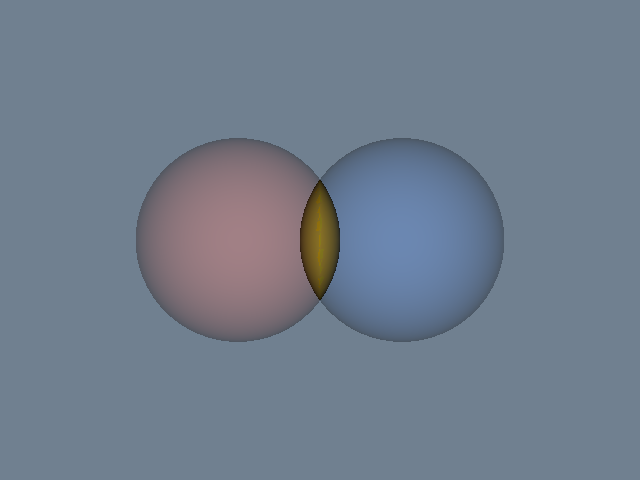

Python code for this plot:
#!/usr/bin/env python

# Demonstrate vtkLoopBooleanPolyDataFilter to compute the boolean
# intersection of two overlapping spheres.

# Factory overrides: importing these modules registers the OpenGL rendering
# and interaction style implementations for vtkRenderingCore factory classes.
import vtkmodules.vtkInteractionStyle  # noqa: F401
import vtkmodules.vtkRenderingOpenGL2  # noqa: F401

# VTK pipeline classes used in this example
from vtkmodules.vtkFiltersGeneral import vtkLoopBooleanPolyDataFilter
from vtkmodules.vtkFiltersSources import vtkSphereSource
from vtkmodules.vtkRenderingCore import (
    vtkActor,
    vtkPolyDataMapper,
    vtkRenderWindow,
    vtkRenderWindowInteractor,
    vtkRenderer,
)

# Colors (normalized RGB)
tomato_rgb = (0.980, 0.502, 0.447)
cornflower_blue_rgb = (0.392, 0.584, 0.929)
gold_rgb = (1.000, 0.843, 0.000)
slate_gray_rgb = (0.439, 0.502, 0.565)

# Source: left sphere
sphere_a = vtkSphereSource()
sphere_a.SetCenter(-0.4, 0, 0)
sphere_a.SetPhiResolution(64)
sphere_a.SetThetaResolution(64)

# Source: right sphere
sphere_b = vtkSphereSource()
sphere_b.SetCenter(0.4, 0, 0)
sphere_b.SetPhiResolution(64)
sphere_b.SetThetaResolution(64)

# Filter: boolean intersection of the two spheres
boolean_filter = vtkLoopBooleanPolyDataFilter()
boolean_filter.SetInputConnection(0, sphere_a.GetOutputPort())
boolean_filter.SetInputConnection(1, sphere_b.GetOutputPort())
boolean_filter.SetOperationToIntersection()

# Mapper: map the boolean result to graphics primitives
bool_mapper = vtkPolyDataMapper()
bool_mapper.SetInputConnection(boolean_filter.GetOutputPort())
bool_mapper.ScalarVisibilityOff()

# Actor: assign the boolean result geometry
bool_actor = vtkActor()
bool_actor.SetMapper(bool_mapper)
bool_actor.GetProperty().SetColor(gold_rgb)

# Mapper/Actor: translucent left sphere for context
mapper_a = vtkPolyDataMapper()
mapper_a.SetInputConnection(sphere_a.GetOutputPort())

actor_a = vtkActor()
actor_a.SetMapper(mapper_a)
actor_a.GetProperty().SetColor(tomato_rgb)
actor_a.GetProperty().SetOpacity(0.2)

# Mapper/Actor: translucent right sphere for context
mapper_b = vtkPolyDataMapper()
mapper_b.SetInputConnection(sphere_b.GetOutputPort())

actor_b = vtkActor()
actor_b.SetMapper(mapper_b)
actor_b.GetProperty().SetColor(cornflower_blue_rgb)
actor_b.GetProperty().SetOpacity(0.2)

# Renderer: assemble the scene
renderer = vtkRenderer()
renderer.AddActor(actor_a)
renderer.AddActor(actor_b)
renderer.AddActor(bool_actor)
renderer.SetBackground(slate_gray_rgb)

# Window: display the rendered scene
render_window = vtkRenderWindow()
render_window.AddRenderer(renderer)
render_window.SetWindowName("loop boolean polydata filter")
render_window.SetMultiSamples(0)
render_window.SetSize(640, 480)

# Interactor: handle mouse and keyboard events
render_window_interactor = vtkRenderWindowInteractor()
render_window_interactor.SetRenderWindow(render_window)

# Launch the interactive visualization
render_window_interactor.Initialize()
render_window_interactor.Start()
